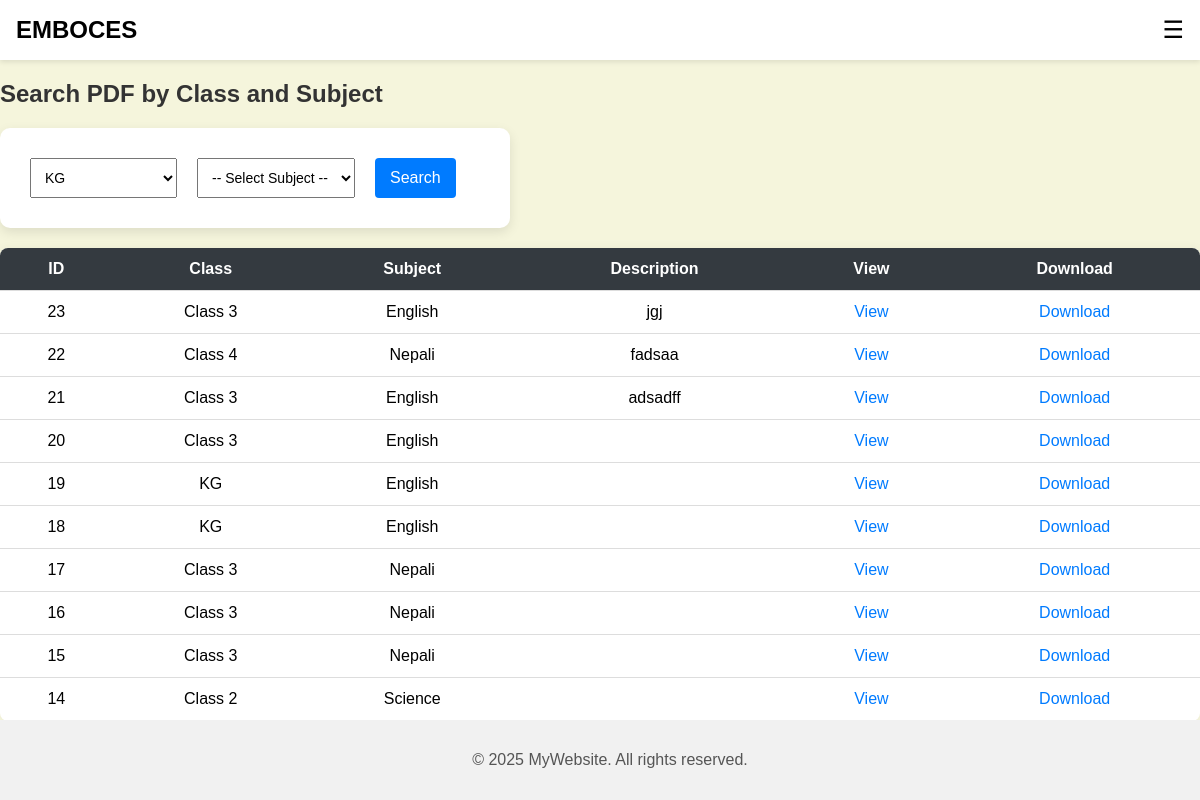
The app's page /user.php?class=KG with its own data.
### tables this page shows
CREATE TABLE `files` (
  `id` int(11) NOT NULL,
  `filename` varchar(255) NOT NULL,
  `class` varchar(100) NOT NULL,
  `subject` varchar(100) NOT NULL,
  `description` text DEFAULT NULL
);

### user.php (the view, shortened to what this page needs)
<?php
$conn = new mysqli("localhost", "root", "", "dinesh rana magar");
$classFilter = $_GET['class'] ?? '';
$subjectFilter = $_GET['subject'] ?? '';
if ($classFilter && $subjectFilter) {
    $stmt = $conn->prepare("SELECT * FROM files WHERE class = ? AND subject = ? ORDER BY id DESC");
    $stmt->bind_param("ss", $classFilter, $subjectFilter);
    $stmt->execute();
    $result = $stmt->get_result();
} else {
    $result = $conn->query("SELECT * FROM files ORDER BY id DESC");
}
?>
<!DOCTYPE html>
<html>
<head>
    <link rel="stylesheet" href="index.css">
</head>
<body style="background-color:beige;">
<div class="navbar">
    <div class="logo">EMBOCES</div>
    <div class="menu-icon" onclick="toggleSidebar()">☰</div>
</div>
<h2>Search PDF by Class and Subject</h2>
<form method="GET">
    <select name="class" required>
        <?php
        $classes = ["Nursery", "KG", "Class 1", "Class 2", "Class 3", "Class 4", "Class 5", "Class 6", "Class 7", "Class 8", "Class 9", "Class 10"];
        foreach ($classes as $c) {
            echo "<option value='$c'" . ($classFilter == $c ? ' selected' : '') . ">$c</option>";
        }
        ?>
    </select>
    <select name="subject" required>
        <option value="">-- Select Subject --</option>
    </select>
    <button type="submit">Search</button>
</form>
<table>
    <tr>
        <th>ID</th>
        <th>Class</th>
        <th>Subject</th>
        <th>Description</th>
        <th>View</th>
        <th>Download</th>
    </tr>
    <?php if ($result && $result->num_rows > 0): ?>
        <?php while ($row = $result->fetch_assoc()): ?>
            <tr>
                <td><?= $row['id'] ?></td>
                <td><?= htmlspecialchars($row['class']) ?></td>
                <td><?= htmlspecialchars($row['subject']) ?></td>
                <td><?= nl2br(htmlspecialchars($row['description'])) ?></td>
                <td><a href="<?= $row['filename'] ?>" target="_blank"> View</a></td>
                <td><a href="<?= $row['filename'] ?>" download> Download</a></td>
            </tr>
        <?php endwhile; ?>
    <?php else: ?>
        <tr>
            <td colspan="6">No PDF found for selected Class and Subject.</td>
        </tr>
    <?php endif; ?>
</table>
 <div class="footer">
    <p>© 2025 MyWebsite. All rights reserved.</p>
  </div>
</body>
</html>

### index.css (style rules this page uses)
body { margin: 0; font-family: Arial, sans-serif; }
.navbar { display: flex; justify-content: space-between; align-items: center; padding: 1rem; background-color: #fff; box-shadow: 0 2px 5px rgba(0,0,0,0.1); }
.logo { font-weight: bold; font-size: 1.5rem; }
.menu-icon { font-size: 1.5rem; cursor: pointer; }
.footer { text-align: center; padding: 1rem; background-color: #f1f1f1; }
h2 { color: #222; margin-bottom: 20px; }
form { background-color: #ffffff; max-width: 450px; padding: 30px; border-radius: 10px; box-shadow: 0 4px 12px rgba(0,0,0,0.1); transition: box-shadow 0.3s ease; }
button { background-color: #007BFF; color: white; padding: 12px 20px; border: none; border-radius: 6px; cursor: pointer; font-size: 16px; transition: background-color 0.3s ease; }
html, body { height: 100%; margin: 0; padding: 0; }
body { display: flex; flex-direction: column; min-height: 100vh; }
.footer { position: fixed; bottom: 0; left: 0; width: 100%; background: #f1f1f1; text-align: center; padding: 15px 10px; color: #555; z-index: 1000; }

### user.php (style rules this page uses)
body { font-family: Arial, sans-serif; background: #f8f9fa; padding: 0 px; }
h2 { color: #333; }
form { display: flex; gap: 20px; margin-bottom: 20px; }
select { padding: 10px; font-size: 14px; }
button { padding: 10px 15px; background-color: #007bff; color: white; border: none; border-radius: 4px; cursor: pointer; }
table { width: 100%; background: white; border-collapse: collapse; border-radius: 8px; overflow: hidden; box-shadow: 0 0 10px rgba(0,0,0,0.05); }
th, td { padding: 12px 15px; text-align: center; border-bottom: 1px solid #ddd; }
th { background-color: #343a40; color: white; }
a { text-decoration: none; color: #007bff; }
.footer { position: fixed; bottom: 0; left: 0; width: 100%; background: #f1f1f1; text-align: center; padding: 15px 10px; color: #555; z-index: 1000; }

### records on screen
files: id "23", class "Class 3", subject "English", description "jgj"
files: id "22", class "Class 4", subject "Nepali", description "fadsaa"
files: id "21", class "Class 3", subject "English", description "adsadff"
files: id "20", class "Class 3", subject "English"
files: id "19", class "KG", subject "English"
files: id "18", class "KG", subject "English"
files: id "17", class "Class 3", subject "Nepali"
files: id "16", class "Class 3", subject "Nepali"
files: id "15", class "Class 3", subject "Nepali"
files: id "14", class "Class 2", subject "Science"

### other values on screen
form field class "KG"
